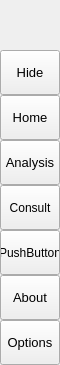
        <widget class="QFrame" name="leftMenuBg">
         <property name="minimumSize">
          <size>
           <width>60</width>
           <height>0</height>
          </size>
         </property>
         <property name="maximumSize">
          <size>
           <width>60</width>
           <height>16777215</height>
          </size>
         </property>
         <property name="frameShape">
          <enum>QFrame::NoFrame</enum>
         </property>
         <property name="frameShadow">
          <enum>QFrame::Raised</enum>
         </property>
         <layout class="QVBoxLayout" name="verticalLayout_3">
          <property name="spacing">
           <number>0</number>
          </property>
          <property name="leftMargin">
           <number>0</number>
          </property>
          <property name="topMargin">
           <number>0</number>
          </property>
          <property name="rightMargin">
           <number>0</number>
          </property>
          <property name="bottomMargin">
           <number>0</number>
          </property>
          <item>
           <widget class="QFrame" name="topLogoInfo">
            <property name="minimumSize">
             <size>
              <width>0</width>
              <height>50</height>
             </size>
            </property>
            <property name="maximumSize">
             <size>
              <width>16777215</width>
              <height>50</height>
             </size>
            </property>
            <property name="frameShape">
             <enum>QFrame::NoFrame</enum>
            </property>
            <property name="frameShadow">
             <enum>QFrame::Raised</enum>
            </property>
            <widget class="QFrame" name="topLogo">
             <property name="geometry">
              <rect>
               <x>10</x>
               <y>5</y>
               <width>42</width>
               <height>42</height>
              </rect>
             </property>
             <property name="sizePolicy">
              <sizepolicy hsizetype="Preferred" vsizetype="Preferred">
               <horstretch>0</horstretch>
               <verstretch>0</verstretch>
              </sizepolicy>
             </property>
             <property name="minimumSize">
              <size>
               <width>42</width>
               <height>42</height>
              </size>
             </property>
             <property name="maximumSize">
              <size>
               <width>42</width>
               <height>42</height>
              </size>
             </property>
             <property name="styleSheet">
              <string notr="true">image: url(:/images/images/images/PyDracula.png)</string>
             </property>
             <property name="frameShape">
              <enum>QFrame::NoFrame</enum>
             </property>
             <property name="frameShadow">
              <enum>QFrame::Raised</enum>
             </property>
            </widget>
            <widget class="QLabel" name="titleLeftApp">
             <property name="geometry">
              <rect>
               <x>70</x>
               <y>8</y>
               <width>160</width>
               <height>20</height>
              </rect>
             </property>
             <property name="font">
              <font>
               <family>Segoe UI Semibold</family>
               <pointsize>12</pointsize>
               <weight>7</weight>
               <italic>false</italic>
               <bold>false</bold>
              </font>
             </property>
             <property name="text">
              <string/>
             </property>
             <property name="alignment">
              <set>Qt::AlignLeading|Qt::AlignLeft|Qt::AlignTop</set>
             </property>
            </widget>
            <widget class="QLabel" name="titleLeftDescription">
             <property name="geometry">
              <rect>
               <x>70</x>
               <y>27</y>
               <width>160</width>
               <height>16</height>
              </rect>
             </property>
             <property name="maximumSize">
              <size>
               <width>16777215</width>
               <height>16</height>
              </size>
             </property>
             <property name="font">
              <font>
               <family>Montserrat ExtraBold</family>
               <pointsize>11</pointsize>
               <weight>10</weight>
               <italic>false</italic>
               <bold>false</bold>
              </font>
             </property>
             <property name="styleSheet">
              <string notr="true">font: 10pt &quot;absender&quot;;
font: 81 11pt &quot;Montserrat ExtraBold&quot;;</string>
             </property>
             <property name="text">
              <string/>
             </property>
             <property name="alignment">
              <set>Qt::AlignLeading|Qt::AlignLeft|Qt::AlignTop</set>
             </property>
            </widget>
           </widget>
          </item>
          <item>
           <widget class="QFrame" name="leftMenuFrame">
            <property name="frameShape">
             <enum>QFrame::NoFrame</enum>
            </property>
            <property name="frameShadow">
             <enum>QFrame::Raised</enum>
            </property>
            <layout class="QVBoxLayout" name="verticalMenuLayout">
             <property name="spacing">
              <number>0</number>
             </property>
             <property name="leftMargin">
              <number>0</number>
             </property>
             <property name="topMargin">
              <number>0</number>
             </property>
             <property name="rightMargin">
              <number>0</number>
             </property>
             <property name="bottomMargin">
              <number>0</number>
             </property>
             <item>
              <widget class="QFrame" name="toggleBox">
               <property name="maximumSize">
                <size>
                 <width>16777215</width>
                 <height>45</height>
                </size>
               </property>
               <property name="frameShape">
                <enum>QFrame::NoFrame</enum>
               </property>
               <property name="frameShadow">
                <enum>QFrame::Raised</enum>
               </property>
               <layout class="QVBoxLayout" name="verticalLayout_4">
                <property name="spacing">
                 <number>0</number>
                </property>
                <property name="leftMargin">
                 <number>0</number>
                </property>
                <property name="topMargin">
                 <number>0</number>
                </property>
                <property name="rightMargin">
                 <number>0</number>
                </property>
                <property name="bottomMargin">
                 <number>0</number>
                </property>
                <item>
                 <widget class="QPushButton" name="toggleButton">
                  <property name="sizePolicy">
                   <sizepolicy hsizetype="Expanding" vsizetype="Fixed">
                    <horstretch>0</horstretch>
                    <verstretch>0</verstretch>
                   </sizepolicy>
                  </property>
                  <property name="minimumSize">
                   <size>
                    <width>0</width>
                    <height>45</height>
                   </size>
                  </property>
                  <property name="font">
                   <font>
                    <family>Segoe UI</family>
                    <pointsize>10</pointsize>
                    <weight>50</weight>
                    <italic>false</italic>
                    <bold>false</bold>
                   </font>
                  </property>
                  <property name="cursor">
                   <cursorShape>PointingHandCursor</cursorShape>
                  </property>
                  <property name="layoutDirection">
                   <enum>Qt::LeftToRight</enum>
                  </property>
                  <property name="styleSheet">
                   <string notr="true">background-image: url(:/icons/images/icons/icon_menu.png);</string>
                  </property>
                  <property name="text">
                   <string>Hide</string>
                  </property>
                 </widget>
                </item>
               </layout>
              </widget>
             </item>
             <item alignment="Qt::AlignTop">
              <widget class="QFrame" name="topMenu">
               <property name="frameShape">
                <enum>QFrame::NoFrame</enum>
               </property>
               <property name="frameShadow">
                <enum>QFrame::Raised</enum>
               </property>
               <layout class="QVBoxLayout" name="verticalLayout_8">
                <property name="spacing">
                 <number>0</number>
                </property>
                <property name="leftMargin">
                 <number>0</number>
                </property>
                <property name="topMargin">
                 <number>0</number>
                </property>
                <property name="rightMargin">
                 <number>0</number>
                </property>
                <property name="bottomMargin">
                 <number>0</number>
                </property>
                <item>
                 <widget class="QPushButton" name="btn_page_home">
                  <property name="sizePolicy">
                   <sizepolicy hsizetype="Expanding" vsizetype="Fixed">
                    <horstretch>0</horstretch>
                    <verstretch>0</verstretch>
                   </sizepolicy>
                  </property>
                  <property name="minimumSize">
                   <size>
                    <width>0</width>
                    <height>45</height>
                   </size>
                  </property>
                  <property name="font">
                   <font>
                    <family>Segoe UI</family>
                    <pointsize>10</pointsize>
                    <weight>50</weight>
                    <italic>false</italic>
                    <bold>false</bold>
                   </font>
                  </property>
                  <property name="cursor">
                   <cursorShape>PointingHandCursor</cursorShape>
                  </property>
                  <property name="layoutDirection">
                   <enum>Qt::LeftToRight</enum>
                  </property>
                  <property name="styleSheet">
                   <string notr="true">background-image: url(:/icons/images/icons/cil-description.png);</string>
                  </property>
                  <property name="text">
                   <string>Home</string>
                  </property>
                 </widget>
                </item>
                <item>
                 <widget class="QPushButton" name="btn_page_estepa">
                  <property name="sizePolicy">
                   <sizepolicy hsizetype="Expanding" vsizetype="Fixed">
                    <horstretch>0</horstretch>
                    <verstretch>0</verstretch>
                   </sizepolicy>
                  </property>
                  <property name="minimumSize">
                   <size>
                    <width>0</width>
                    <height>45</height>
                   </size>
                  </property>
                  <property name="font">
                   <font>
                    <family>Segoe UI</family>
                    <pointsize>10</pointsize>
                    <weight>50</weight>
                    <italic>false</italic>
                    <bold>false</bold>
                   </font>
                  </property>
                  <property name="cursor">
                   <cursorShape>PointingHandCursor</cursorShape>
                  </property>
                  <property name="layoutDirection">
                   <enum>Qt::LeftToRight</enum>
                  </property>
                  <property name="styleSheet">
                   <string notr="true">background-image: url(:/icons/images/icons/cil-find-in-page.png);</string>
                  </property>
                  <property name="text">
                   <string>Analysis</string>
                  </property>
                 </widget>
                </item>
                <item>
                 <widget class="QPushButton" name="btn_page_consult">
                  <property name="sizePolicy">
                   <sizepolicy hsizetype="Expanding" vsizetype="Fixed">
                    <horstretch>0</horstretch>
                    <verstretch>0</verstretch>
                   </sizepolicy>
                  </property>
                  <property name="minimumSize">
                   <size>
                    <width>0</width>
                    <height>45</height>
                   </size>
                  </property>
                  <property name="cursor">
                   <cursorShape>PointingHandCursor</cursorShape>
                  </property>
                  <property name="styleSheet">
                   <string notr="true">background-image: url(:/icons/images/icons/cil-magnifying-glass.png)</string>
                  </property>
                  <property name="text">
                   <string>Consult</string>
                  </property>
                 </widget>
                </item>
                <item>
                 <widget class="QPushButton" name="btn_page_inbase">
                  <property name="enabled">
                   <bool>true</bool>
                  </property>
                  <property name="sizePolicy">
                   <sizepolicy hsizetype="Expanding" vsizetype="Fixed">
                    <horstretch>0</horstretch>
                    <verstretch>0</verstretch>
                   </sizepolicy>
                  </property>
                  <property name="minimumSize">
                   <size>
                    <width>0</width>
                    <height>45</height>
                   </size>
                  </property>
                  <property name="cursor">
                   <cursorShape>PointingHandCursor</cursorShape>
                  </property>
                  <property name="styleSheet">
                   <string notr="true">background-image: url(:/icons/images/icons/cil-cloud-upload.png);</string>
                  </property>
                  <property name="text">
                   <string>PushButton</string>
                  </property>
                 </widget>
                </item>
                <item>
                 <widget class="QPushButton" name="btn_exit">
                  <property name="sizePolicy">
                   <sizepolicy hsizetype="Expanding" vsizetype="Fixed">
                    <horstretch>0</horstretch>
                    <verstretch>0</verstretch>
                   </sizepolicy>
                  </property>
                  <property name="minimumSize">
                   <size>
                    <width>0</width>
                    <height>45</height>
                   </size>
                  </property>
                  <property name="font">
                   <font>
                    <family>Segoe UI</family>
                    <pointsize>10</pointsize>
                    <weight>50</weight>
                    <italic>false</italic>
                    <bold>false</bold>
                   </font>
                  </property>
                  <property name="cursor">
                   <cursorShape>PointingHandCursor</cursorShape>
                  </property>
                  <property name="layoutDirection">
                   <enum>Qt::LeftToRight</enum>
                  </property>
                  <property name="styleSheet">
                   <string notr="true">background-image: url(:/icons/images/icons/cil-notes.png);</string>
                  </property>
                  <property name="text">
                   <string>About</string>
                  </property>
                 </widget>
                </item>
               </layout>
              </widget>
             </item>
             <item alignment="Qt::AlignBottom">
              <widget class="QFrame" name="bottomMenu">
               <property name="frameShape">
                <enum>QFrame::NoFrame</enum>
               </property>
               <property name="frameShadow">
                <enum>QFrame::Raised</enum>
               </property>
               <layout class="QVBoxLayout" name="verticalLayout_9">
                <property name="spacing">
                 <number>0</number>
                </property>
                <property name="leftMargin">
                 <number>0</number>
                </property>
                <property name="topMargin">
                 <number>0</number>
                </property>
                <property name="rightMargin">
                 <number>0</number>
                </property>
                <property name="bottomMargin">
                 <number>0</number>
                </property>
                <item>
                 <widget class="QPushButton" name="toggleLeftBox">
                  <property name="sizePolicy">
                   <sizepolicy hsizetype="Expanding" vsizetype="Fixed">
                    <horstretch>0</horstretch>
                    <verstretch>0</verstretch>
                   </sizepolicy>
                  </property>
                  <property name="minimumSize">
                   <size>
                    <width>0</width>
                    <height>45</height>
                   </size>
                  </property>
                  <property name="font">
                   <font>
                    <family>Segoe UI</family>
                    <pointsize>10</pointsize>
                    <weight>50</weight>
                    <italic>false</italic>
                    <bold>false</bold>
                   </font>
                  </property>
                  <property name="cursor">
                   <cursorShape>PointingHandCursor</cursorShape>
                  </property>
                  <property name="layoutDirection">
                   <enum>Qt::LeftToRight</enum>
                  </property>
                  <property name="styleSheet">
                   <string notr="true">background-image: url(:/icons/images/icons/icon_settings.png);</string>
                  </property>
                  <property name="text">
                   <string>Options</string>
                  </property>
                 </widget>
                </item>
               </layout>
              </widget>
             </item>
            </layout>
           </widget>
          </item>
         </layout>
        </widget>
